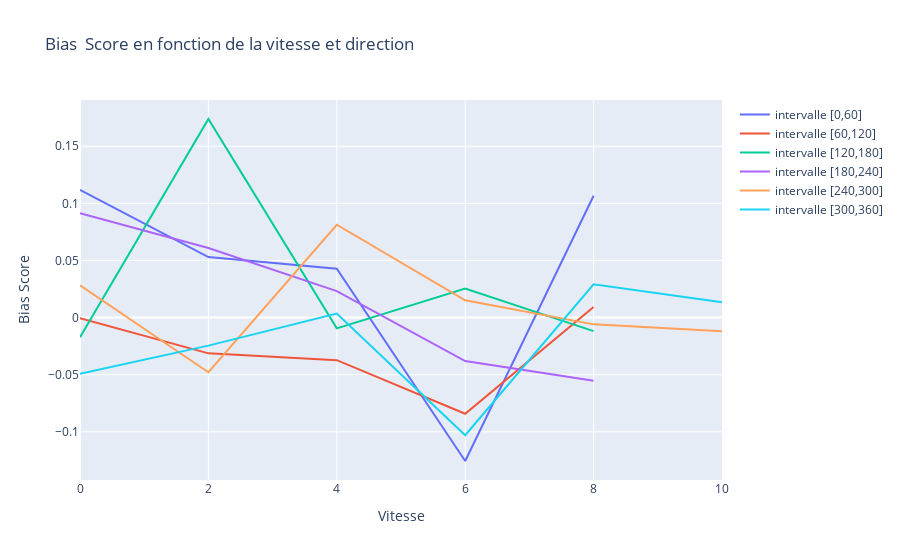

Write notebook code for a chart like this one.
### Code cell
import plotly.graph_objects as go
from sklearn.metrics import mean_squared_error

fig = go.Figure()

for i,angle_range in enumerate(intervals): 
    speed = np.arange(len(angle_range),step=2)
    scores = []
    for v_range in  angle_range:
        scores.append(bias(rgrsr_esperance.predict(v_range.iloc[:,:4].values),v_range.iloc[:,4]))
    fig.add_trace(go.Scatter(x=speed, y=scores,mode='lines',name="intervalle [{},{}]".format(i*60,(i+1)*60)))

fig.update_layout(
    title="Bias  Score en fonction de la vitesse et direction",
    xaxis_title="Vitesse",
    yaxis_title="Bias Score",
)
fig.show()

### Figure 1 — Plotly figure (JSON) as saved in the notebook; plotly's stock layout.template omitted (floating-point values rounded to 4 significant figures)
{"data": [{"mode": "lines", "name": "intervalle [0,60]", "type": "scatter", "x": [0, 2, 4, 6, 8], "y": [0.1119, 0.05295, 0.04274, -0.1255, 0.1067, -0.03416, -0.108, 0.1324, 0.1018, 0.05067]}, {"mode": "lines", "name": "intervalle [60,120]", "type": "scatter", "x": [0, 2, 4, 6, 8], "y": [-0.0004531, -0.03132, -0.03727, -0.08417, 0.009252, 0.02666, -0.007861, 0.1226, -0.2867, 0.05225]}, {"mode": "lines", "name": "intervalle [120,180]", "type": "scatter", "x": [0, 2, 4, 6, 8], "y": [-0.01717, 0.1738, -0.009418, 0.02551, -0.0119, 0.007416, 0.01762, -0.1355, 0.0363, -0.03686]}, {"mode": "lines", "name": "intervalle [180,240]", "type": "scatter", "x": [0, 2, 4, 6, 8], "y": [0.09133, 0.0609, 0.02318, -0.03807, -0.05529, 0.01215, 0.05535, 0.1288, -0.02866, -0.146]}, {"mode": "lines", "name": "intervalle [240,300]", "type": "scatter", "x": [0, 2, 4, 6, 8, 10], "y": [0.02816, -0.04788, 0.08126, 0.01508, -0.005934, -0.01194, -0.0431, 0.05295, -0.166, 0.08817, -0.07377]}, {"mode": "lines", "name": "intervalle [300,360]", "type": "scatter", "x": [0, 2, 4, 6, 8, 10], "y": [-0.04928, -0.02454, 0.003569, -0.103, 0.02918, 0.01336, 0.04899, -0.01146, 0.02729, -0.00872, 0.172]}], "layout": {"title": {"text": "Bias  Score en fonction de la vitesse et direction"}, "xaxis": {"title": {"text": "Vitesse"}}, "yaxis": {"title": {"text": "Bias Score"}}}}
